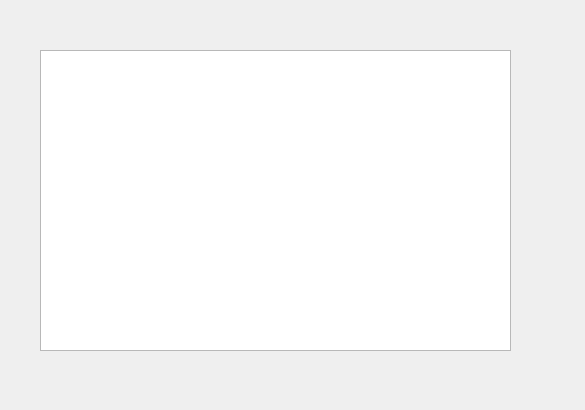
<?xml version="1.0" encoding="UTF-8"?>
<ui version="4.0">
 <class>affichCommande</class>
 <widget class="QDialog" name="affichCommande">
  <property name="geometry">
   <rect>
    <x>0</x>
    <y>0</y>
    <width>585</width>
    <height>410</height>
   </rect>
  </property>
  <property name="windowTitle">
   <string>Afficher Commande</string>
  </property>
  <widget class="QTableView" name="LgComView">
   <property name="geometry">
    <rect>
     <x>40</x>
     <y>50</y>
     <width>471</width>
     <height>301</height>
    </rect>
   </property>
  </widget>
  <widget class="QPushButton" name="RetPB">
   <property name="geometry">
    <rect>
     <x>10</x>
     <y>360</y>
     <width>41</width>
     <height>31</height>
    </rect>
   </property>
   <property name="text">
    <string/>
   </property>
   <property name="icon">
    <iconset resource="Images.qrc">
     <normaloff>:/icon/Icon/28.png</normaloff>:/icon/Icon/28.png</iconset>
   </property>
   <property name="iconSize">
    <size>
     <width>30</width>
     <height>30</height>
    </size>
   </property>
   <property name="flat">
    <bool>true</bool>
   </property>
  </widget>
 </widget>
 <resources>
  <include location="Images.qrc"/>
 </resources>
 <connections/>
</ui>
